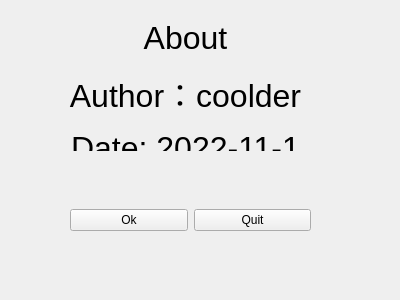
<?xml version="1.0" encoding="UTF-8"?>
<ui version="4.0">
 <class>Form</class>
 <widget class="QWidget" name="Form">
  <property name="geometry">
   <rect>
    <x>0</x>
    <y>0</y>
    <width>400</width>
    <height>300</height>
   </rect>
  </property>
  <property name="windowTitle">
   <string>Form</string>
  </property>
  <widget class="QLabel" name="label">
   <property name="geometry">
    <rect>
     <x>60</x>
     <y>20</y>
     <width>251</width>
     <height>131</height>
    </rect>
   </property>
   <property name="text">
    <string>&lt;html&gt;&lt;head/&gt;&lt;body&gt;&lt;p align=&quot;center&quot;&gt;&lt;span style=&quot; font-size:24pt;&quot;&gt;About&lt;/span&gt;&lt;/p&gt;&lt;p align=&quot;center&quot;&gt;&lt;span style=&quot; font-size:24pt;&quot;&gt;Author：coolder&lt;/span&gt;&lt;/p&gt;&lt;p align=&quot;center&quot;&gt;&lt;span style=&quot; font-size:24pt;&quot;&gt;Date: 2022-11-1&lt;/span&gt;&lt;/p&gt;&lt;/body&gt;&lt;/html&gt;</string>
   </property>
  </widget>
  <widget class="QWidget" name="horizontalLayoutWidget">
   <property name="geometry">
    <rect>
     <x>70</x>
     <y>180</y>
     <width>241</width>
     <height>81</height>
    </rect>
   </property>
   <layout class="QHBoxLayout" name="horizontalLayout">
    <item>
     <widget class="QPushButton" name="btn_ok">
      <property name="text">
       <string>Ok</string>
      </property>
     </widget>
    </item>
    <item>
     <widget class="QPushButton" name="btn_quit">
      <property name="text">
       <string>Quit</string>
      </property>
     </widget>
    </item>
   </layout>
  </widget>
 </widget>
 <resources/>
 <connections/>
</ui>
